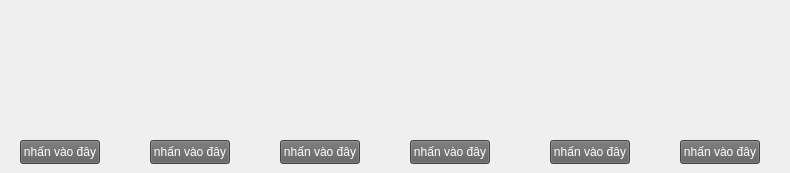
      <widget class="QWidget" name="page_4">
       <widget class="QLabel" name="label_15">
        <property name="geometry">
         <rect>
          <x>10</x>
          <y>0</y>
          <width>771</width>
          <height>151</height>
         </rect>
        </property>
        <property name="text">
         <string/>
        </property>
        <property name="pixmap">
         <pixmap>../img/Ảnh chụp màn hình 2025-02-28 215858.png</pixmap>
        </property>
        <property name="scaledContents">
         <bool>true</bool>
        </property>
       </widget>
       <widget class="QPushButton" name="pushButton_39">
        <property name="geometry">
         <rect>
          <x>410</x>
          <y>140</y>
          <width>80</width>
          <height>24</height>
         </rect>
        </property>
        <property name="styleSheet">
         <string notr="true">background-color: rgb(95, 95, 95);
color: rgb(255, 255, 255);</string>
        </property>
        <property name="text">
         <string>nhấn vào đây</string>
        </property>
       </widget>
       <widget class="QPushButton" name="pushButton_40">
        <property name="geometry">
         <rect>
          <x>280</x>
          <y>140</y>
          <width>80</width>
          <height>24</height>
         </rect>
        </property>
        <property name="styleSheet">
         <string notr="true">background-color: rgb(95, 95, 95);
color: rgb(255, 255, 255);</string>
        </property>
        <property name="text">
         <string>nhấn vào đây</string>
        </property>
       </widget>
       <widget class="QPushButton" name="pushButton_41">
        <property name="geometry">
         <rect>
          <x>20</x>
          <y>140</y>
          <width>80</width>
          <height>24</height>
         </rect>
        </property>
        <property name="styleSheet">
         <string notr="true">background-color: rgb(95, 95, 95);
color: rgb(255, 255, 255);</string>
        </property>
        <property name="text">
         <string>nhấn vào đây</string>
        </property>
       </widget>
       <widget class="QPushButton" name="pushButton_42">
        <property name="geometry">
         <rect>
          <x>150</x>
          <y>140</y>
          <width>80</width>
          <height>24</height>
         </rect>
        </property>
        <property name="styleSheet">
         <string notr="true">background-color: rgb(95, 95, 95);
color: rgb(255, 255, 255);</string>
        </property>
        <property name="text">
         <string>nhấn vào đây</string>
        </property>
       </widget>
       <widget class="QPushButton" name="pushButton_43">
        <property name="geometry">
         <rect>
          <x>550</x>
          <y>140</y>
          <width>80</width>
          <height>24</height>
         </rect>
        </property>
        <property name="styleSheet">
         <string notr="true">background-color: rgb(95, 95, 95);
color: rgb(255, 255, 255);</string>
        </property>
        <property name="text">
         <string>nhấn vào đây</string>
        </property>
       </widget>
       <widget class="QPushButton" name="pushButton_44">
        <property name="geometry">
         <rect>
          <x>680</x>
          <y>140</y>
          <width>80</width>
          <height>24</height>
         </rect>
        </property>
        <property name="styleSheet">
         <string notr="true">background-color: rgb(95, 95, 95);
color: rgb(255, 255, 255);</string>
        </property>
        <property name="text">
         <string>nhấn vào đây</string>
        </property>
       </widget>
      </widget>
